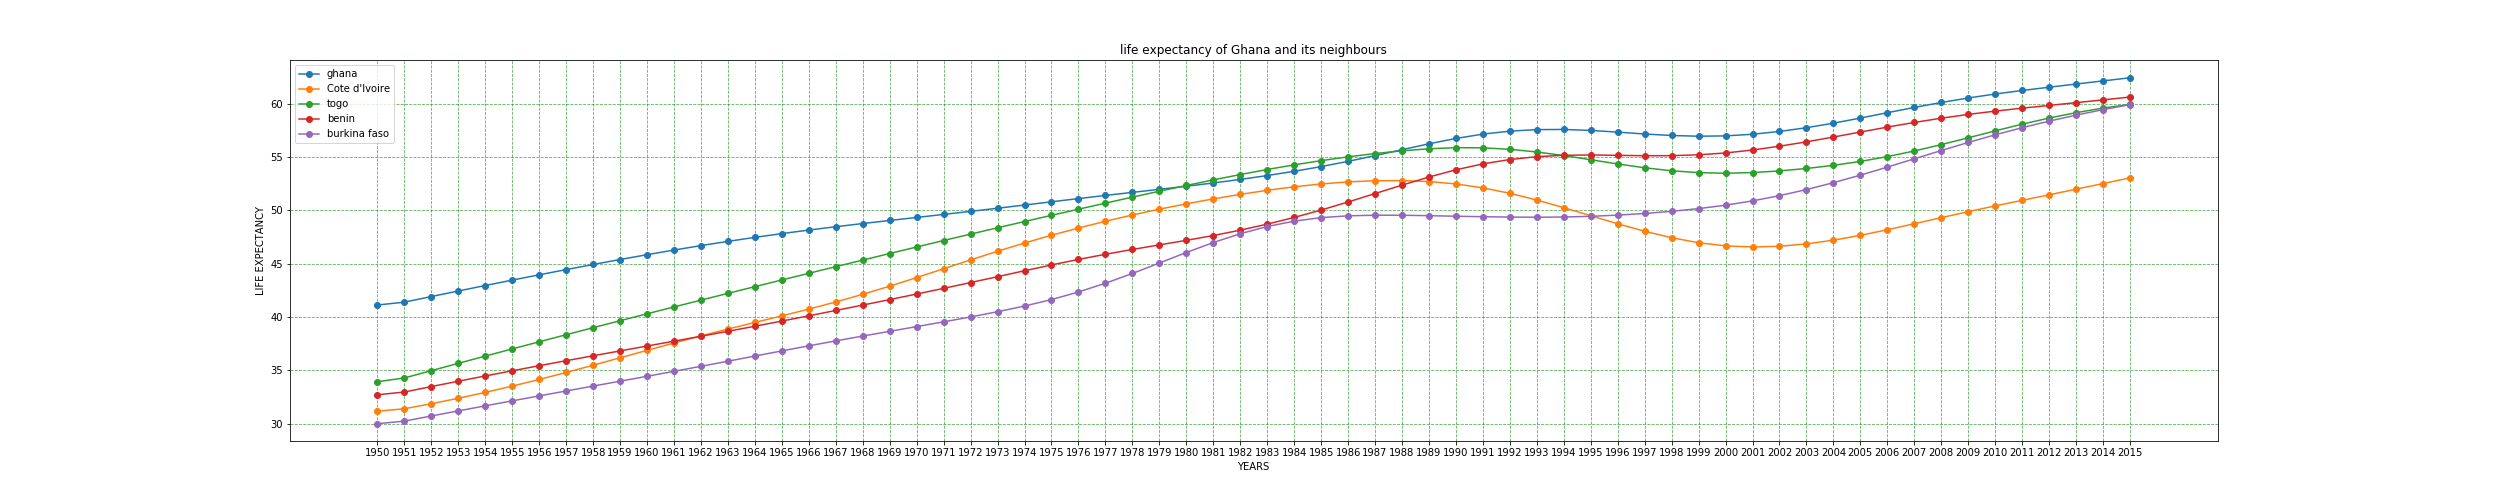

This chart was generated by the following Python code:
# -*- coding: utf-8 -*-
"""
Created on Sun Aug 26 16:08:02 2018

@author: Darko
"""

import pandas as pd
import numpy as np
import matplotlib.pyplot as plt

filename = "C:/Users/Darko/Downloads/tidytuesday-master/tidytuesday-master/data/week14_global_life_expectancy.csv"
data = pd.read_csv(filename)
print(data.columns)
data_gh = data[data.country == 'Ghana']
data_gh=data_gh.iloc[1:]
data_cd = data[data.country == "Cote d'Ivoire"]
data_to = data[data.country == 'Togo']
data_ben = data[data.country == 'Benin']
data_bf = data[data.country == 'Burkina Faso']

fig, ax1 = plt.subplots(figsize=(35, 7))
fig.subplots_adjust(left=0.115, right=0.88)
fig.canvas.set_window_title('Eldorado K-8 Fitness Chart')
    
        
a=ax1.plot( 'year' , 'life_expectancy' , data=data_gh, marker = 'o', label ='ghana')
b=ax1.plot( 'year' , 'life_expectancy' , data=data_cd, marker = 'o', label ="Cote d'Ivoire")
c=ax1.plot( 'year' , 'life_expectancy' , data=data_to, marker = 'o', label ='togo')
d=ax1.plot( 'year' , 'life_expectancy' , data=data_ben, marker = 'o', label ='benin')
e = ax1.plot( 'year' , 'life_expectancy' , data=data_bf, marker = 'o', label ='burkina faso')
ax1.xaxis.grid(True, linestyle='--', which='major',
                   color='green', alpha=.65)
ax1.yaxis.grid(True, linestyle='--', which='major',
                   color='green', alpha=.65)
    
ax1.set_xticks(list(data_gh.year))
ax1.set_xlabel('YEARS')
ax1.set_ylabel('LIFE EXPECTANCY')
ax1.legend(loc = 'best')
    
plt.title('life expectancy of Ghana and its neighbours')
plt.show()
fig.savefig('life_expectancy')



